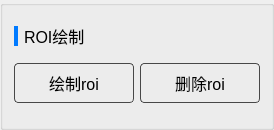
       <widget class="QGroupBox" name="groupBox_3">
        <property name="minimumSize">
         <size>
          <width>0</width>
          <height>130</height>
         </size>
        </property>
        <property name="maximumSize">
         <size>
          <width>16777215</width>
          <height>16777215</height>
         </size>
        </property>
        <property name="styleSheet">
         <string notr="true">QObject#groupBox_3{
	border: 1px solid;
	border-right-color: rgb(47,47,47);
	border-left-color: rgb(47,47,47);
}</string>
        </property>
        <property name="title">
         <string/>
        </property>
        <layout class="QVBoxLayout" name="verticalLayout_3" stretch="0,0">
         <property name="topMargin">
          <number>9</number>
         </property>
         <item>
          <layout class="QHBoxLayout" name="horizontalLayout_12">
           <item>
            <widget class="QLabel" name="label_22">
             <property name="minimumSize">
              <size>
               <width>4</width>
               <height>20</height>
              </size>
             </property>
             <property name="maximumSize">
              <size>
               <width>4</width>
               <height>20</height>
              </size>
             </property>
             <property name="font">
              <font>
               <pointsize>12</pointsize>
              </font>
             </property>
             <property name="styleSheet">
              <string notr="true">background: #007AFF;</string>
             </property>
             <property name="text">
              <string/>
             </property>
            </widget>
           </item>
           <item>
            <widget class="QLabel" name="label_23">
             <property name="minimumSize">
              <size>
               <width>0</width>
               <height>20</height>
              </size>
             </property>
             <property name="maximumSize">
              <size>
               <width>16777215</width>
               <height>20</height>
              </size>
             </property>
             <property name="font">
              <font>
               <pointsize>12</pointsize>
              </font>
             </property>
             <property name="text">
              <string>ROI绘制</string>
             </property>
            </widget>
           </item>
          </layout>
         </item>
         <item>
          <layout class="QHBoxLayout" name="horizontalLayout">
           <item>
            <widget class="QToolButton" name="btnRoi">
             <property name="sizePolicy">
              <sizepolicy hsizetype="Fixed" vsizetype="Fixed">
               <horstretch>0</horstretch>
               <verstretch>0</verstretch>
              </sizepolicy>
             </property>
             <property name="minimumSize">
              <size>
               <width>120</width>
               <height>40</height>
              </size>
             </property>
             <property name="font">
              <font>
               <pointsize>12</pointsize>
              </font>
             </property>
             <property name="styleSheet">
              <string notr="true">border: 1px solid;
border-color: rgb(72, 72, 72);
border-radius: 4px;</string>
             </property>
             <property name="text">
              <string>绘制roi</string>
             </property>
            </widget>
           </item>
           <item>
            <widget class="QToolButton" name="btnDelRoi">
             <property name="enabled">
              <bool>true</bool>
             </property>
             <property name="sizePolicy">
              <sizepolicy hsizetype="Fixed" vsizetype="Fixed">
               <horstretch>0</horstretch>
               <verstretch>0</verstretch>
              </sizepolicy>
             </property>
             <property name="minimumSize">
              <size>
               <width>120</width>
               <height>40</height>
              </size>
             </property>
             <property name="font">
              <font>
               <pointsize>12</pointsize>
              </font>
             </property>
             <property name="styleSheet">
              <string notr="true">border: 1px solid;
border-color: rgb(72, 72, 72);
border-radius: 4px;</string>
             </property>
             <property name="text">
              <string>删除roi</string>
             </property>
            </widget>
           </item>
          </layout>
         </item>
        </layout>
       </widget>
